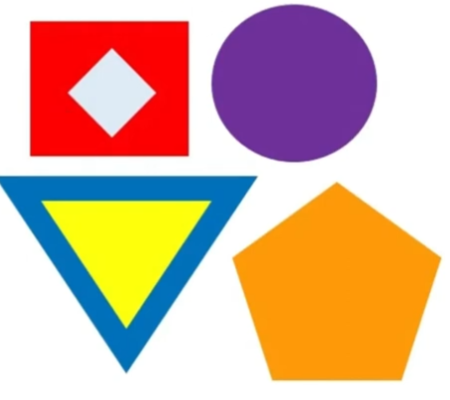
#> input picture F.png, 450 x 400 px
$ python DCDOEPYO.py
#> lines starting #> are read from the running program, lines starting #| are printed output that depends on the picture; after the words box and inside, x2 and y2 are one past the last pixel; in counts of white or black regions, pixels touching at a corner belong together
import cv2
import numpy as np
imagen=cv2.imread("F.png")
#> imagen is the input picture: shape (400, 450, 3); mean B, G, R 158.3, 178.1, 215.1
gray=cv2.cvtColor(imagen,cv2.COLOR_BGR2GRAY)
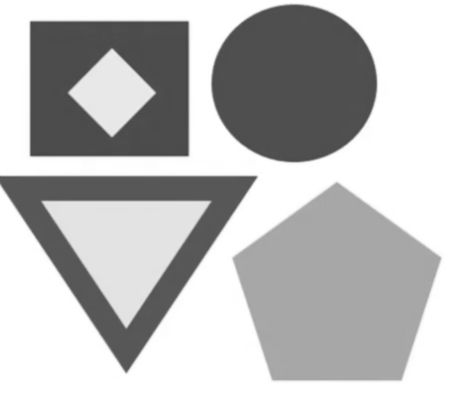
#> gray: shape (400, 450); min 68, max 255, mean 187
ret,th=cv2.threshold(gray,200,255,cv2.THRESH_BINARY_INV)
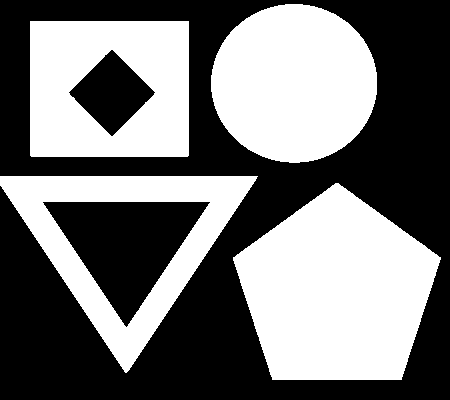
#> th: shape (400, 450); 46% white; 4 white regions

contornos,jerarquia=cv2.findContours(th,cv2.RETR_TREE, cv2.CHAIN_APPROX_SIMPLE)
#> contornos = 6 contours; box (x1, y1, x2, y2) and area: (233, 183, 441, 380) 28236, (0, 176, 258, 373) 25912, (30, 21, 189, 157) 21329, (211, 4, 377, 163) 20478, (42, 201, 211, 328) 10710, (68, 49, 156, 137) 3868; jerarquia = [[1, -1, -1, -1], [3, 0, 2, -1], [-1, -1, -1, 1], [5, 1, 4, -1], [-1, -1, -1, 3], [-1, 3, -1, -1]]
##contornos,jerarquia=cv2.findContours(th,cv2.RETR_EXTERNAL, cv2.CHAIN_APPROX_SIMPLE)
##contornos,jerarquia=cv2.findContours(th,cv2.RETR_TREE, cv2.CHAIN_APPROX_NONE)


for i in range(len(contornos)):
    cv2.drawContours(imagen,contornos,i,(0,255,0),3)
    print("contorno",i,"=",len(contornos[i]))
    cv2.imshow("imagen",imagen)
    cv2.waitKey(0)
#> this loop made 6 passes
#| contorno 0 = 272
#| contorno 1 = 259
#| contorno 2 = 169
#| contorno 3 = 6
#| contorno 4 = 21
#| contorno 5 = 232
#> pass 1, `cv2.imshow("imagen",imagen)`:
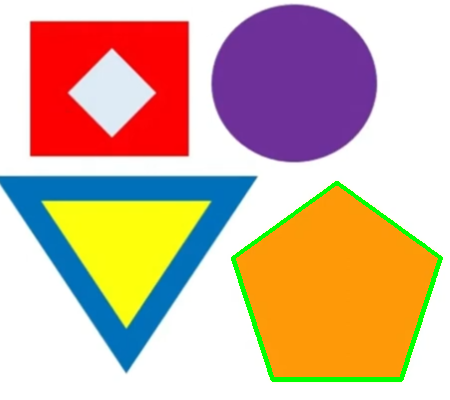
#> window 'imagen': shape (400, 450, 3); mean B, G, R 156.7, 179.2, 211.2
#> pass 2, `cv2.imshow("imagen",imagen)`:
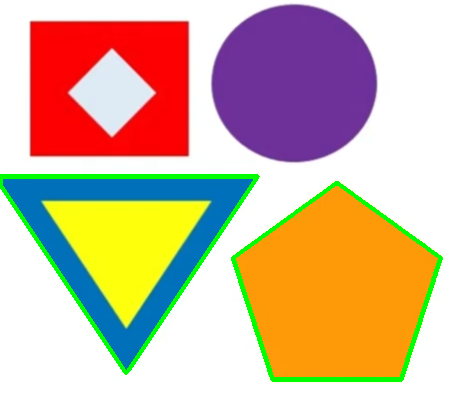
#> window 'imagen': shape (400, 450, 3); mean B, G, R 153, 180.5, 209
#> after the loop:
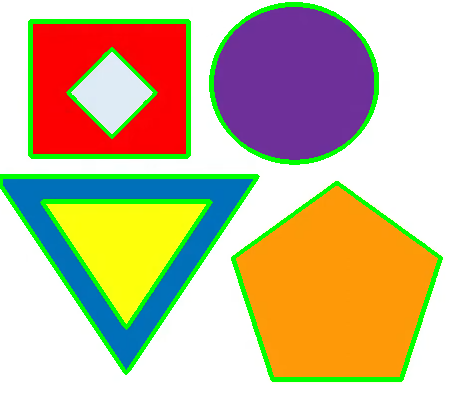
#> imagen: shape (400, 450, 3); 7.94% of pixels changed, all inside (x1, y1, x2, y2) = (0, 2, 443, 382)


cv2.imshow("th",th)
cv2.waitKey(0)
cv2.destroyAllWindows()

$ run again, with r.png copied over F.png
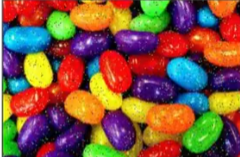
#> input picture r.png, 240 x 157 px
#> imagen is the input picture: shape (157, 240, 3); mean B, G, R 62.7, 87.6, 129.7
#> `ret,th=cv2.threshold(gray,200,255,cv2.THRESH_BINARY_INV)`:
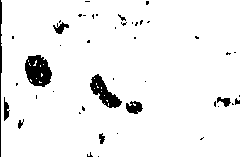
#> th: shape (157, 240); 94.7% white; 46 black regions (35 under 20 px)
#> contornos = 67 contours, 57 with area under 20; largest, box (x1, y1, x2, y2) and area: (1, 0, 240, 157) 37028, (24, 54, 53, 88) 699, (89, 73, 123, 109) 536, (125, 100, 144, 115) 184, (52, 21, 70, 35) 112; jerarquia = 67 rows, first 6: [-1, -1, 1, -1], [2, -1, -1, 0], [3, 1, -1, 0], [4, 2, -1, 0], [5, 3, -1, 0], [6, 4, -1, 0]
#> the loop `for i in range(len(contornos)):` made 67 passes
#| contorno 0 = 47
#| contorno 1 = 6
#| contorno 2 = 4
#| contorno 3 = 4
#| contorno 4 = 23
#> (further printed lines are left out)
#> after the loop `for i in range(len(contornos)):`:
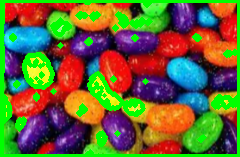
#> imagen: shape (157, 240, 3); 16.5% of pixels changed, all inside (x1, y1, x2, y2) = (0, 0, 240, 157)
